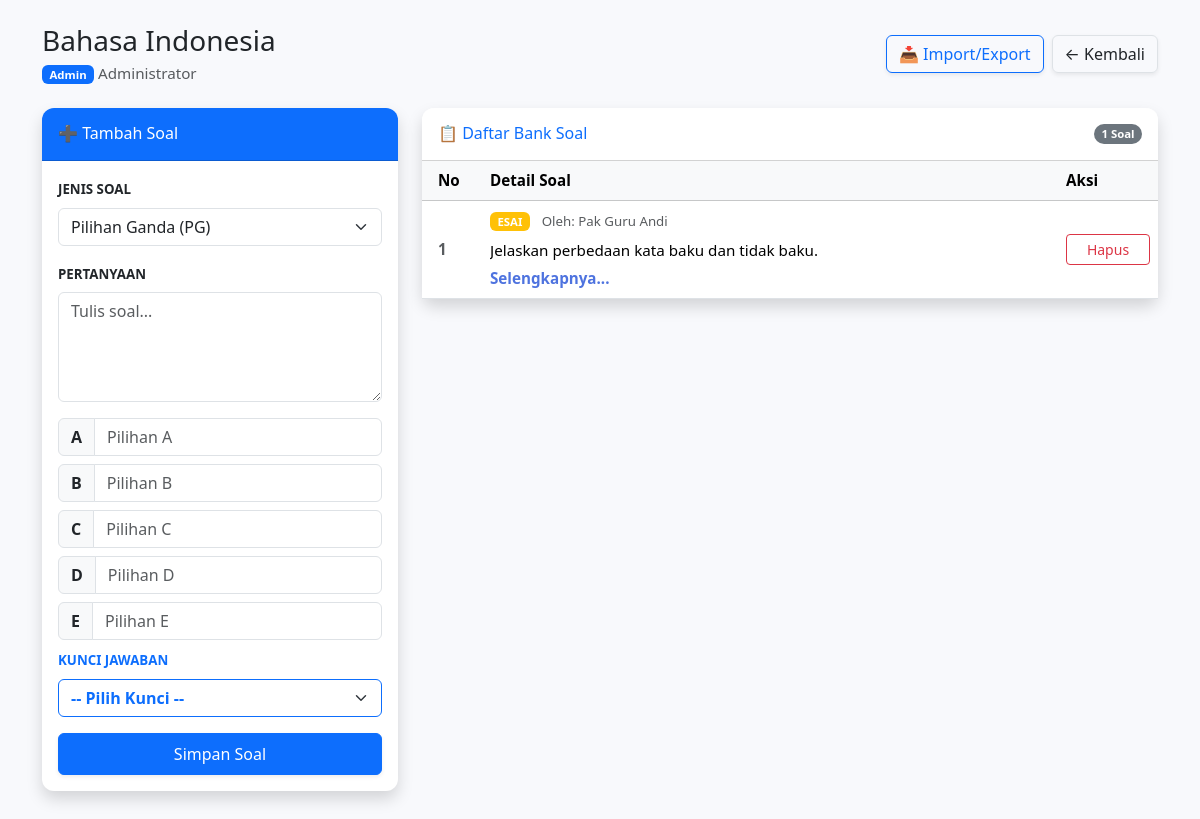
Page /soal/index.php?subject_id=2 (signed in) on the committed database.
### tables this page shows
CREATE TABLE subjects (
  id INT AUTO_INCREMENT PRIMARY KEY,
  name VARCHAR(100) NOT NULL,
  created_at TIMESTAMP DEFAULT CURRENT_TIMESTAMP
);

CREATE TABLE questions (
  id INT AUTO_INCREMENT PRIMARY KEY,
  subject_id INT NOT NULL,
  created_by INT,
  type ENUM('pg','esai') NOT NULL,
  question TEXT NOT NULL,
  option_a VARCHAR(255),
  option_b VARCHAR(255),
  option_c VARCHAR(255),
  option_d VARCHAR(255),
  option_e VARCHAR(255),
  answer_key VARCHAR(5),
  created_at TIMESTAMP DEFAULT CURRENT_TIMESTAMP,
  FOREIGN KEY (subject_id) REFERENCES subjects(id) ON DELETE CASCADE,
  FOREIGN KEY (created_by) REFERENCES users(id) ON DELETE SET NULL
);

CREATE TABLE users (
  id INT AUTO_INCREMENT PRIMARY KEY,
  name VARCHAR(100) NOT NULL,
  email VARCHAR(120) NOT NULL UNIQUE,
  password VARCHAR(255) NOT NULL,
  role ENUM('admin','guru','siswa') NOT NULL DEFAULT 'siswa',
  created_at TIMESTAMP DEFAULT CURRENT_TIMESTAMP
);

### soal/index.php (the view, shortened to what this page needs)
<?php
include("../config/db.php");
$user_id = $_SESSION['user_id'];
$role = $_SESSION["role"];
$subject_id = isset($_GET['subject_id']) ? intval($_GET['subject_id']) : 0;
$query_base = "SELECT q.*, u.name as creator FROM questions q LEFT JOIN users u ON u.id = q.created_by WHERE q.subject_id = ?";
$query_base .= " ORDER BY q.id DESC";
$stmt = $conn->prepare($query_base);
if ($role === 'admin') $stmt->bind_param("i", $subject_id);
else $stmt->bind_param("ii", $subject_id, $user_id);
$stmt->execute();
$q = $stmt->get_result();
$subject_stmt = $conn->prepare("SELECT name FROM subjects WHERE id = ?");
$subject_stmt->bind_param("i", $subject_id);
$subject_stmt->execute();
$subject = $subject_stmt->get_result()->fetch_assoc();
?>
<!doctype html>
<html lang="id">
<head>
    <link href="https://cdn.jsdelivr.net/npm/bootstrap@5.3.2/dist/css/bootstrap.min.css" rel="stylesheet">
</head>
<body>
<div class="container-fluid container-lg py-4">
    <div class="header-flex d-flex justify-content-between align-items-center mb-4">
        <div>
            <h1 class="h3 mb-1 text-gray-800"><?= htmlspecialchars($subject['name']) ?></h1>
            <p class="text-muted mb-0">
                <span class="badge bg-primary"><?= $role === 'admin' ? 'Admin' : 'Guru' ?></span>
                <?= htmlspecialchars($_SESSION['name']) ?>
            </p>
        </div>
        <div class="d-flex flex-column flex-sm-row gap-2">
            <a class="btn btn-outline-primary shadow-sm" href="import_export.php?subject_id=<?= $subject_id ?>">
                📥 Import/Export
            </a>
            <a class="btn btn-white border shadow-sm" href="../dashboard/admin.php">
                ← Kembali
            </a>
        </div>
    </div>
    <div class="row">
        <div class="col-xl-4 col-lg-5">
            <div class="card shadow">
                <div class="card-header bg-primary text-white py-3">
                    <h6 class="m-0">➕ Tambah Soal</h6>
                </div>
                <div class="card-body">
                    <form method="post" id="questionForm">
                        <div class="mb-3">
                            <label class="form-label fw-bold small text-uppercase">Jenis Soal</label>
                            <select name="type" class="form-select" id="typeSelect" onchange="toggleOptions()">
                                <option value="pg">Pilihan Ganda (PG)</option>
                            </select>
                        </div>
                        <div class="mb-3">
                            <label class="form-label fw-bold small text-uppercase">Pertanyaan</label>
                            <textarea class="form-control" name="question" rows="4" required placeholder="Tulis soal..."></textarea>
                        </div>
                        <div id="pgOptions">
                            <?php foreach(['a', 'b', 'c', 'd', 'e'] as $opt): ?>
                            <div class="mb-2">
                                <div class="input-group">
                                    <span class="input-group-text bg-light fw-bold"><?= strtoupper($opt) ?></span>
                                    <input type="text" name="option_<?= $opt ?>" class="form-control" placeholder="Pilihan <?= strtoupper($opt) ?>">
                                </div>
                            </div>
                            <?php endforeach; ?>
                            <div class="mb-3">
                                <label class="form-label fw-bold small text-uppercase text-primary">Kunci Jawaban</label>
                                <select name="answer_key" class="form-select border-primary text-primary fw-bold">
                                    <option value="">-- Pilih Kunci --</option>
                                </select>
                            </div>
                        </div>
                        <button type="submit" class="btn btn-primary w-100 py-2 shadow-sm">
                            <i class="bi bi-save"></i> Simpan Soal
                        </button>
                    </form>
                </div>
            </div>
        </div>
        <div class="col-xl-8 col-lg-7">
            <div class="card shadow">
                <div class="card-header bg-white py-3 d-flex justify-content-between align-items-center">
                    <h6 class="m-0 text-primary">📋 Daftar Bank Soal</h6>
                    <span class="badge bg-secondary rounded-pill"><?= $q->num_rows ?> Soal</span>
                </div>
                <div class="card-body p-0">
                    <?php if($q->num_rows > 0): ?>
                    <div class="table-responsive">
                        <table class="table table-hover align-middle mb-0 table-mobile">
                            <thead class="table-light">
                                <tr>
                                    <th class="ps-3" width="60">No</th>
                                    <th>Detail Soal</th>
                                    <th width="100">Aksi</th>
                                </tr>
                            </thead>
                            <tbody>
                                <?php $i = 1; while($row = $q->fetch_assoc()): ?>
                                <tr>
                                    <td data-label="Nomor" class="ps-3 fw-bold text-muted"><?= $i++ ?></td>
                                    <td data-label="Konten Soal">
                                        <div class="mb-1">
                                            <span class="badge <?= $row['type'] == 'pg' ? 'bg-info' : 'bg-warning' ?> mb-1">
                                                <?= strtoupper($row['type']) ?>
                                            </span>
                                            <small class="text-muted ms-2">Oleh: <?= htmlspecialchars($row['creator'] ?? 'System') ?></small>
                                        </div>
                                        <div class="question-text" id="q-<?= $row['id'] ?>">
                                            <?= nl2br(htmlspecialchars($row['question'])) ?>
                                        </div>
                                        <span class="show-more" onclick="toggleQ(<?= $row['id'] ?>)">Selengkapnya...</span>
                                    </td>
                                    <td data-label="Aksi">
                                        <div class="d-flex gap-1">
                                            <a href="?subject_id=<?= $subject_id ?>&del=<?= $row['id'] ?>"
                                               class="btn btn-sm btn-outline-danger w-100"
                                               onclick="return confirm('Hapus soal ini?')">
                                                Hapus
                                            </a>
                                        </div>
                                    </td>
                                </tr>
                                <?php endwhile; ?>
                            </tbody>
                        </table>
                    </div>
                    <?php endif; ?>
                </div>
            </div>
        </div>
    </div>
</div>
</body>
</html>

### soal/index.php (style rules this page uses)
:root { --primary-color: #4e73df; }
body { background-color: #f8f9fc; font-size: 0.95rem; }
.card { border: none; border-radius: 12px; box-shadow: 0 0.15rem 1.75rem 0 rgba(58, 59, 69, 0.1); margin-bottom: 1.5rem; }
.card-header { border-top-left-radius: 12px !important; border-top-right-radius: 12px !important; font-weight: bold; }
.question-text { max-height: 80px; overflow: hidden; position: relative; transition: max-height 0.3s ease; }
.show-more { color: var(--primary-color); cursor: pointer; font-weight: 600; display: inline-block; margin-top: 5px; }

### rows in the picture
subjects: name "Bahasa Indonesia"
questions: type "ESAI", created_by.name "Pak Guru Andi", question "Jelaskan perbedaan kata baku dan tidak baku."

### other values in the picture
$_SESSION['name'] "Administrator"
$opt "A"
$opt "B"
$opt "C"
$opt "D"
$opt "E"
$q->num_rows "1"
